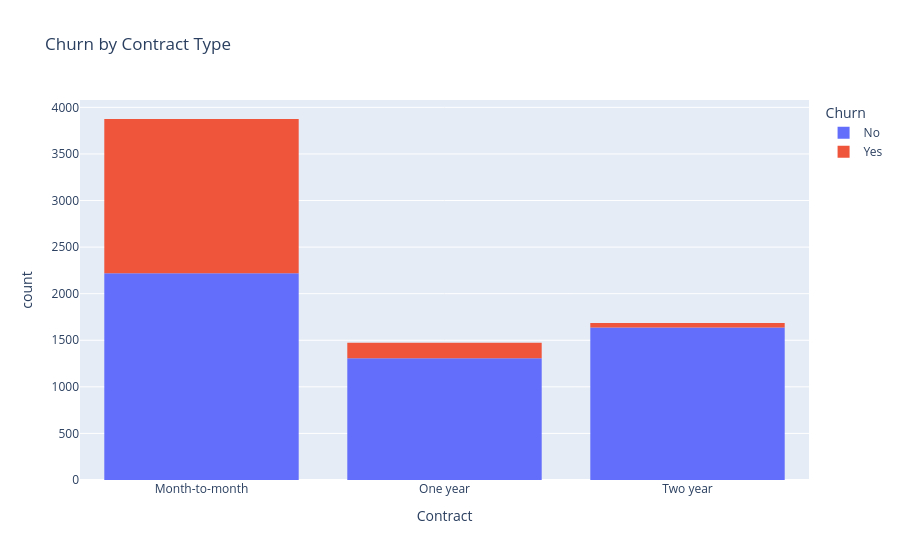

The notebook cell saved with this chart:
### Code cell
fig = px.histogram(
    df,
    x="Contract",
    color="Churn",
    title="Churn by Contract Type"
)

fig.show()

### Figure 1 — Plotly figure (JSON) as saved in the notebook; plotly's stock layout.template omitted (floating-point values rounded to 4 significant figures; data arrays with more than 128 entries replaced by an {"elided": "..."} marker saying what was removed)
{"data": [{"alignmentgroup": "True", "bingroup": "x", "hovertemplate": "Churn=No<br>Contract=%{x}<br>count=%{y}<extra></extra>", "legendgroup": "No", "marker": {"color": "#636efa", "pattern": {"shape": ""}}, "name": "No", "offsetgroup": "No", "orientation": "v", "showlegend": true, "type": "histogram", "x": {"elided": "5163 str values"}, "xaxis": "x", "yaxis": "y"}, {"alignmentgroup": "True", "bingroup": "x", "hovertemplate": "Churn=Yes<br>Contract=%{x}<br>count=%{y}<extra></extra>", "legendgroup": "Yes", "marker": {"color": "#EF553B", "pattern": {"shape": ""}}, "name": "Yes", "offsetgroup": "Yes", "orientation": "v", "showlegend": true, "type": "histogram", "x": {"elided": "1869 str values"}, "xaxis": "x", "yaxis": "y"}], "layout": {"autosize": true, "barmode": "relative", "legend": {"title": {"text": "Churn"}, "tracegroupgap": 0}, "title": {"text": "Churn by Contract Type"}, "xaxis": {"anchor": "y", "autorange": true, "domain": [0, 1], "range": [-0.5, 2.5], "title": {"text": "Contract"}, "type": "category"}, "yaxis": {"anchor": "x", "autorange": true, "domain": [0, 1], "range": [0, 4079.0], "title": {"text": "count"}}}}
